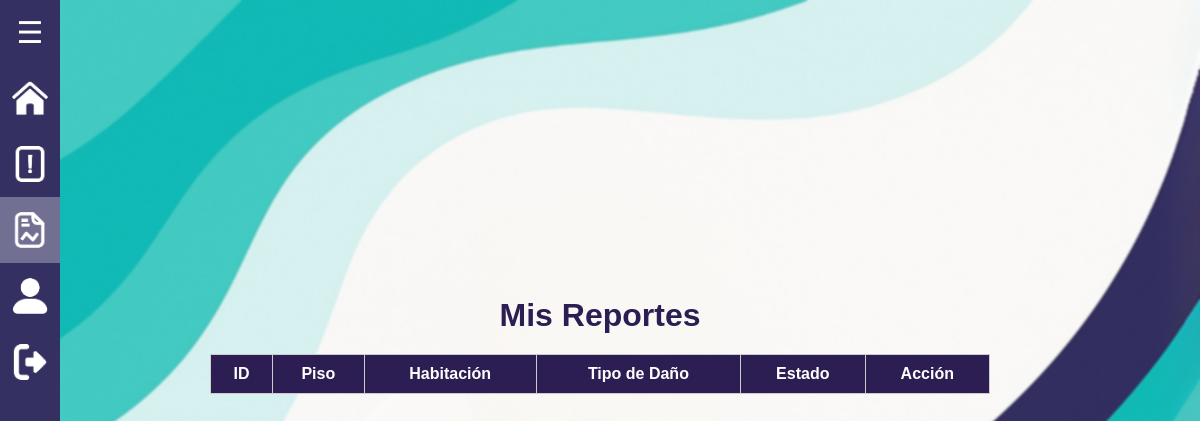
Before: /roles/usuarios_reportes/consultar_reportes.php (signed in) with the older database file.
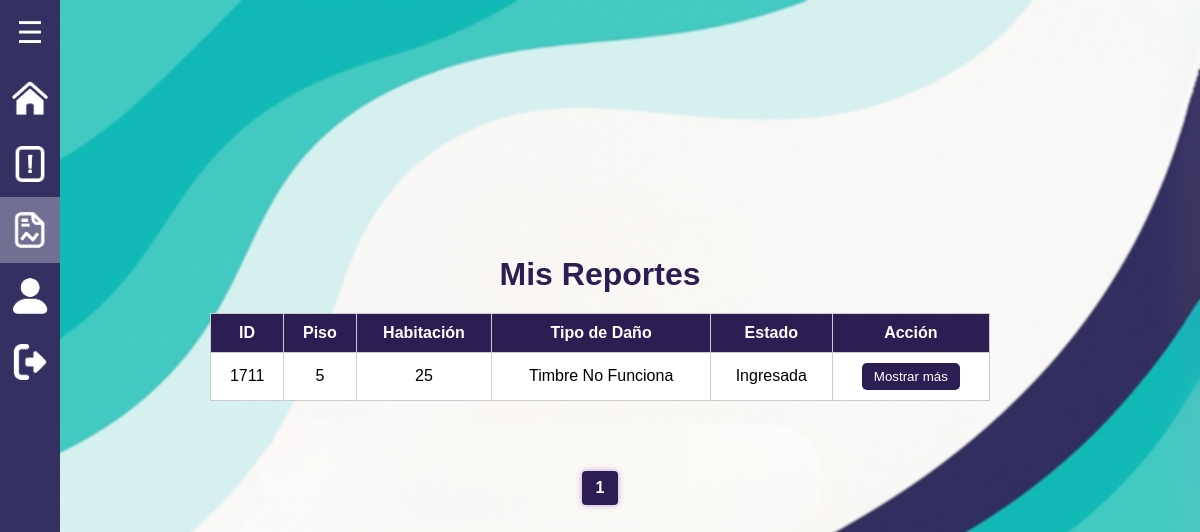
After: the same page with the newer database file.
### tables this page shows
CREATE TABLE `reportes` (
  `id` int(11) NOT NULL,
  `usuario_id` int(11) NOT NULL,
  `piso` int(11) NOT NULL,
  `habitacion` varchar(10) DEFAULT NULL,
  `reporte` text NOT NULL,
  `tipo_dano` varchar(255) NOT NULL,
  `fecha` timestamp NOT NULL DEFAULT current_timestamp(),
  `estado` varchar(50) DEFAULT 'Ingresada',
  `respuesta` text DEFAULT NULL,
  `fecha_creacion` datetime DEFAULT current_timestamp(),
  `fecha_respuesta` datetime DEFAULT NULL,
  `imagen_antes` longblob DEFAULT NULL,
  `imagen_despues` longblob DEFAULT NULL,
  `respondido_por` int(11) DEFAULT NULL
);

### roles/usuarios_reportes/consultar_reportes.php (the view, shortened to what this page needs)
<?php
$usuario_id = $_SESSION['id'];
$pdo = new PDO("mysql:host=localhost;dbname=cnl_report", 'root', '');
$pdo->setAttribute(PDO::ATTR_ERRMODE, PDO::ERRMODE_EXCEPTION);
$porPagina = 20;
$pagina = isset($_GET['pagina']) ? max(1, intval($_GET['pagina'])) : 1;
$inicio = ($pagina - 1) * $porPagina;
$sql = "SELECT * FROM reportes WHERE usuario_id = ? ORDER BY id DESC LIMIT $inicio, $porPagina";
$stmt = $pdo->prepare($sql);
$stmt->execute([$usuario_id]);
$reportes = $stmt->fetchAll(PDO::FETCH_ASSOC);
$sqlTotal = "SELECT COUNT(*) FROM reportes WHERE usuario_id = ?";
$stmtTotal = $pdo->prepare($sqlTotal);
$stmtTotal->execute([$usuario_id]);
$totalRegistros = $stmtTotal->fetchColumn();
$totalPaginas = ceil($totalRegistros / $porPagina);
?>
<!DOCTYPE html>
<html lang="es">
<head>
    <link rel="stylesheet" href="../../css/estilos.css">
    <link rel="stylesheet" href="../../css/consulta_reportes.css">
</head>
<body>
    <?php include '../../menu_lateral/menu.php'; ?>
    <h1>Mis Reportes</h1>
    <table>
        <thead>
            <tr>
                <th>ID</th>
                <th>Piso</th>
                <th>Habitación</th>
                <th>Tipo de Daño</th>
                <th>Estado</th>
                <th>Acción</th>
            </tr>
        </thead>
        <tbody>
        <?php foreach ($reportes as $reporte): ?>
            <tr>
                <td><?= $reporte['id'] ?></td>
                <td><?= htmlspecialchars($reporte['piso']) ?></td>
                <td><?= htmlspecialchars($reporte['habitacion']) ?></td>
                <td><?= htmlspecialchars($reporte['tipo_dano']) ?></td>
                <td><?= htmlspecialchars($reporte['estado']) ?></td>
                <td>
                    <button class="btn-ver" onclick="abrirModal(<?= $reporte['id'] ?>)">Mostrar más</button>
                </td>
            </tr>
        <?php endforeach; ?>
        </tbody>
    </table>
    <div class="paginacion">
        <?php for ($i = 1; $i <= $totalPaginas; $i++): ?>
            <a href="?pagina=<?= $i ?>" class="<?= $i == $pagina ? 'pagina-actual' : '' ?>">
                <?= $i ?>
            </a>
        <?php endfor; ?>
    </div>
</body>
</html>

Changed rows visible on the page:
added reportes: id "1711", piso "5", habitacion "25", tipo_dano "Timbre No Funciona", estado "Ingresada"
Other visible differences:
new list line: "1"
